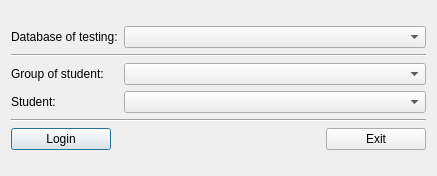
<?xml version="1.0" encoding="UTF-8"?>
<ui version="4.0">
 <class>login_dlg</class>
 <widget class="QDialog" name="login_dlg">
  <property name="geometry">
   <rect>
    <x>0</x>
    <y>0</y>
    <width>437</width>
    <height>176</height>
   </rect>
  </property>
  <property name="windowTitle">
   <string>Dialog</string>
  </property>
  <layout class="QGridLayout" name="gridLayout_2">
   <item row="0" column="0">
    <layout class="QGridLayout" name="gridLayout">
     <item row="4" column="1" colspan="2">
      <widget class="QComboBox" name="comboBox_Students"/>
     </item>
     <item row="1" column="0">
      <widget class="QLabel" name="label">
       <property name="text">
        <string>Database of testing:</string>
       </property>
      </widget>
     </item>
     <item row="3" column="1" colspan="2">
      <widget class="QComboBox" name="comboBox_Groups"/>
     </item>
     <item row="4" column="0">
      <widget class="QLabel" name="label_3">
       <property name="text">
        <string>Student:</string>
       </property>
      </widget>
     </item>
     <item row="3" column="0">
      <widget class="QLabel" name="label_2">
       <property name="text">
        <string>Group of student:</string>
       </property>
      </widget>
     </item>
     <item row="2" column="0" colspan="3">
      <widget class="Line" name="line">
       <property name="orientation">
        <enum>Qt::Horizontal</enum>
       </property>
      </widget>
     </item>
     <item row="1" column="1" colspan="2">
      <widget class="QComboBox" name="comboBox_DB"/>
     </item>
     <item row="6" column="1">
      <spacer name="horizontalSpacer">
       <property name="orientation">
        <enum>Qt::Horizontal</enum>
       </property>
       <property name="sizeHint" stdset="0">
        <size>
         <width>40</width>
         <height>20</height>
        </size>
       </property>
      </spacer>
     </item>
     <item row="6" column="0">
      <widget class="QPushButton" name="pushButton_Login">
       <property name="minimumSize">
        <size>
         <width>100</width>
         <height>0</height>
        </size>
       </property>
       <property name="maximumSize">
        <size>
         <width>100</width>
         <height>16777215</height>
        </size>
       </property>
       <property name="text">
        <string>Login</string>
       </property>
      </widget>
     </item>
     <item row="6" column="2">
      <widget class="QPushButton" name="pushButton_Exit">
       <property name="minimumSize">
        <size>
         <width>100</width>
         <height>0</height>
        </size>
       </property>
       <property name="maximumSize">
        <size>
         <width>100</width>
         <height>16777215</height>
        </size>
       </property>
       <property name="text">
        <string>Exit</string>
       </property>
      </widget>
     </item>
     <item row="5" column="0" colspan="3">
      <widget class="Line" name="line_2">
       <property name="orientation">
        <enum>Qt::Horizontal</enum>
       </property>
      </widget>
     </item>
    </layout>
   </item>
  </layout>
 </widget>
 <resources/>
 <connections/>
</ui>
